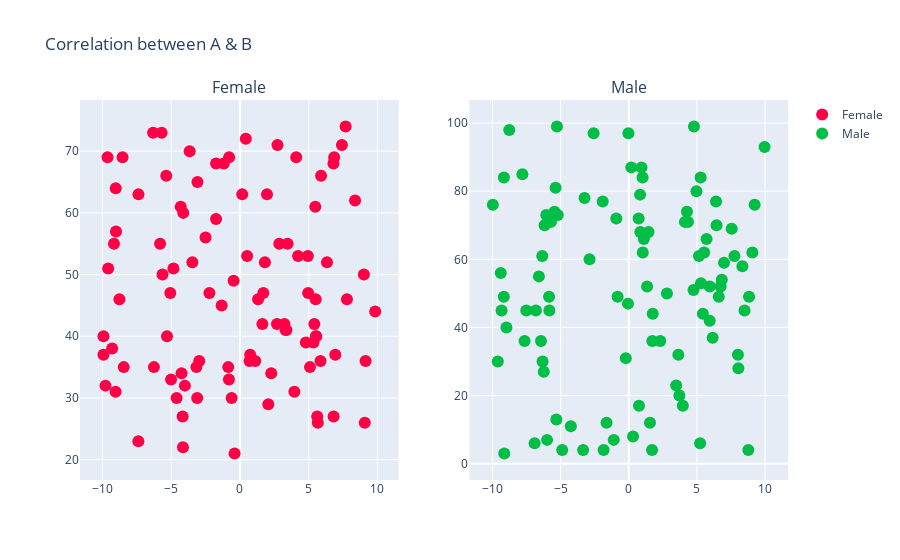

The code cell stored with this chart in its notebook:
### Markdown cell above
## Examples

### Code cell
# MAKING 2 SUBPLOTS ON SAME ROW
def make_trace( X, Y, colour, Name):
    return go.Scatter(x = X,
                      y = Y,
                      mode = "markers",
                      name = Name,
                      marker = dict(size =12,
                                    color = colour)  )

trace0 = make_trace(female_salary, female_age, "rgba(255,0,70,1)" , "Female")    
trace1 = make_trace(male_salary, male_age, "rgba(0,190,70,1)" , "Male")

" DEPRECIATED "
# fig = tools.make_subplots(rows = 1,
#                           cols = 2,
#                           subplot_titles = ("Female","Male") )                         

fig = plotly.subplots.make_subplots(  rows = 1,
                                      cols = 2,
                                      subplot_titles = ("Female","Male") )  


fig.append_trace( trace0, 1, 1) # row 1, col 1
fig.append_trace( trace1, 1, 2)

fig.layout.update( title = "Correlation between A & B ")
iplot(fig);

### Figure 1 — Plotly figure (JSON) as saved in the notebook; plotly's stock layout.template omitted (floating-point values rounded to 4 significant figures)
{"data": [{"marker": {"color": "rgba(255,0,70,1)", "size": 12}, "mode": "markers", "name": "Female", "type": "scatter", "x": [6.8, -5.07, 3.957, -0.8041, 0.7417, -3.095, 5.858, -5.814, 1.11, -7.387, 5.41, -3.465, 8.372, 5.621, 5.092, -2.505, -9.022, 1.812, 0.4239, -9.934, -4.253, 4.938, 5.898, 3.379, -2.966, -9.302, -4.008, 0.1627, 6.81, -8.546, 2.691, -4.312, 9.836, 6.851, 2.06, -4.61, 5.344, 7.419, -1.18, 1.628, 5.479, 5.541, 6.33, -9.788, -8.457, -0.4618, 7.782, 9.08, 2.274, -3.115, -8.773, -6.323, -5.363, -7.395, 6.934, -9.936, -5.703, -0.3918, 9.139, 1.696, 3.23, -9.041, 0.5199, 2.73, -0.7897, 4.793, -0.8559, -3.663, 5.662, -9.59, -5.636, -3.171, -4.127, -1.742, -1.741, -4.149, 4.224, 4.96, -9.638, 9.017, -9.168, 5.508, 7.687, -4.843, -9.054, 5.529, -5.311, -2.225, -4.176, 2.857, 4.093, 3.462, -6.262, 1.965, 1.317, -5.014, 0.6959, -1.333, 3.318, -0.6069], "xaxis": "x", "y": [68, 47, 31, 33, 37, 65, 36, 55, 36, 63, 42, 52, 62, 27, 35, 56, 57, 52, 72, 40, 34, 53, 66, 41, 36, 38, 32, 63, 27, 69, 42, 61, 44, 69, 29, 30, 39, 71, 68, 42, 61, 40, 52, 32, 35, 49, 46, 26, 34, 30, 46, 73, 66, 23, 37, 37, 73, 21, 36, 47, 42, 64, 53, 71, 69, 39, 35, 70, 26, 51, 50, 35, 60, 59, 68, 22, 53, 47, 69, 50, 55, 46, 74, 51, 31, 40, 40, 47, 27, 55, 69, 55, 35, 63, 46, 33, 36, 45, 41, 30], "yaxis": "y"}, {"marker": {"color": "rgba(0,190,70,1)", "size": 12}, "mode": "markers", "name": "Male", "type": "scatter", "x": [0.1792, -5.714, -9.4, -4.256, 8.826, 4.267, -7.812, 9.966, 7.552, 5.53, -0.06052, -7.525, 5.298, 1.343, -5.999, 0.7228, -2.584, 2.798, -9.618, 6.828, -8.984, 5.234, 8.009, -2.883, 6.743, -6.601, 5.941, 8.041, -6.182, 7.754, 5.152, 3.712, -9.339, -4.89, 6.602, 3.477, 4.749, -5.453, -1.85, 9.068, -1.917, -6.241, -5.374, 5.937, -0.8251, 1.105, -5.274, -0.03066, 0.7457, 6.154, 1.448, -3.355, -6.824, 9.237, 1.025, 6.988, 6.441, 5.273, 1.726, 0.3099, 8.337, 4.963, 1.011, -7.65, 6.402, -0.2212, -6.354, 4.345, -6.447, 4.118, 5.435, -1.635, -3.251, 8.772, -9.175, 0.928, 5.709, -5.214, -6.061, -6.915, -5.319, -1.104, 0.8437, 8.496, 3.636, 1.705, 0.8274, -5.83, -6.331, -9.169, 1.757, -0.919, 2.308, -9.141, -8.776, -5.854, 4.781, 3.967, 1.554, -9.981], "xaxis": "x2", "y": [87, 71, 56, 11, 49, 74, 85, 93, 69, 62, 47, 45, 53, 52, 7, 72, 97, 50, 30, 54, 40, 6, 32, 60, 52, 55, 52, 28, 70, 61, 61, 20, 45, 4, 49, 23, 51, 74, 4, 62, 77, 27, 81, 42, 49, 66, 99, 97, 17, 37, 68, 4, 45, 76, 62, 59, 70, 84, 36, 8, 58, 80, 84, 36, 77, 31, 61, 71, 36, 71, 44, 12, 78, 4, 49, 87, 66, 73, 73, 6, 13, 7, 68, 45, 32, 4, 79, 45, 30, 84, 44, 72, 36, 3, 98, 49, 99, 17, 12, 76], "yaxis": "y2"}], "layout": {"annotations": [{"font": {"size": 16}, "showarrow": false, "text": "Female", "x": 0.225, "xanchor": "center", "xref": "paper", "y": 1, "yanchor": "bottom", "yref": "paper"}, {"font": {"size": 16}, "showarrow": false, "text": "Male", "x": 0.775, "xanchor": "center", "xref": "paper", "y": 1, "yanchor": "bottom", "yref": "paper"}], "title": {"text": "Correlation between A & B "}, "xaxis": {"anchor": "y", "domain": [0, 0.45]}, "xaxis2": {"anchor": "y2", "domain": [0.55, 1]}, "yaxis": {"anchor": "x", "domain": [0, 1]}, "yaxis2": {"anchor": "x2", "domain": [0, 1]}}}
